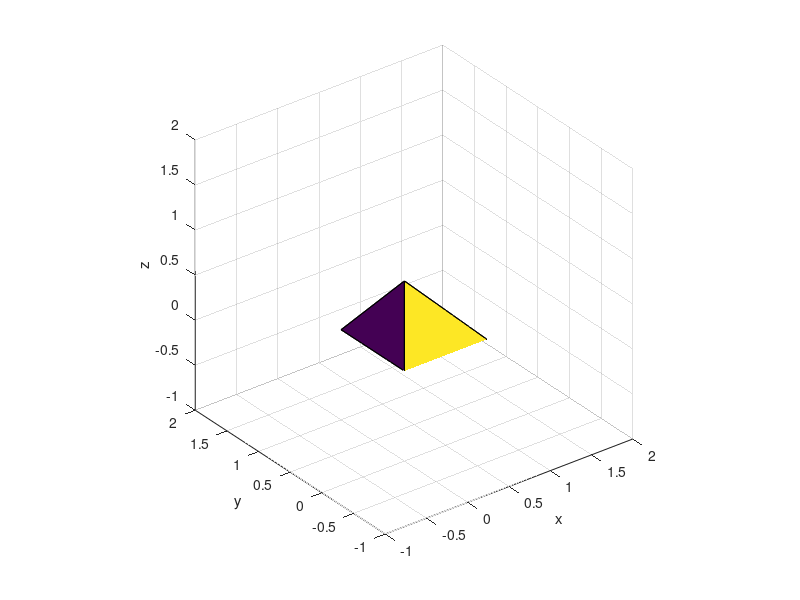

Reproduce this figure in MATLAB.
clc
clear all
close all

X = [1 0 1; 0 0 0; 0 0 0];
Y = [0 0 0; 1 0 1; 0 0 0];
Z = [0 1 0; 0 0 0; 1 0 1];

figure(1)
surf(X,Y,Z)
hold on
%mesh(X*0.5, Y*0.5, Z*0.5)



axis equal
axis([-1  2    -1  2    -1  2])

xlabel('x');
ylabel('y');
zlabel('z');
